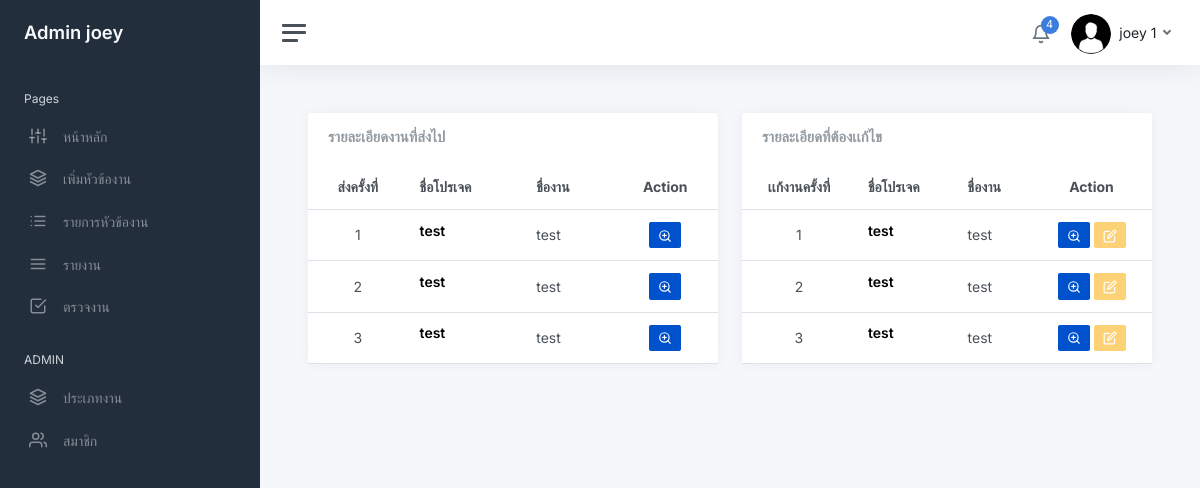
Page /details_page.php?task_id=66003&project_id=66001 (signed in) on the committed database.
### tables this page shows
CREATE TABLE `user` (
  `user_id` int(11) NOT NULL,
  `firstname` varchar(200) NOT NULL,
  `lastname` varchar(200) NOT NULL,
  `email` varchar(200) NOT NULL,
  `password` varchar(255) NOT NULL,
  `role_id` int(30) NOT NULL,
  `avatar` varchar(255) NOT NULL,
  `date_created` timestamp NOT NULL DEFAULT current_timestamp() ON UPDATE current_timestamp()
);

CREATE TABLE `details` (
  `details_id` int(11) NOT NULL,
  `project_id` int(11) NOT NULL,
  `task_id` int(11) NOT NULL,
  `comment` varchar(255) NOT NULL,
  `date_detalis` datetime DEFAULT NULL,
  `state_details` char(1) NOT NULL,
  `progress_details` float NOT NULL,
  `usersenddetails` int(30) NOT NULL,
  `send_status` int(1) NOT NULL
);

CREATE TABLE `project` (
  `project_id` int(30) NOT NULL,
  `name_project` varchar(255) NOT NULL,
  `description` text NOT NULL,
  `status_1` tinyint(2) NOT NULL,
  `create_project` timestamp NOT NULL DEFAULT current_timestamp() ON UPDATE current_timestamp(),
  `start_date` datetime NOT NULL,
  `end_date` datetime NOT NULL,
  `manager_id` int(30) NOT NULL,
  `status_2` int(30) NOT NULL,
  `id_jobtype` int(30) NOT NULL,
  `progress_project` float NOT NULL
);

CREATE TABLE `task_list` (
  `task_id` int(30) NOT NULL,
  `name_tasklist` varchar(255) NOT NULL,
  `description_task` varchar(200) NOT NULL,
  `status_task` tinyint(2) NOT NULL,
  `strat_date_task` datetime NOT NULL,
  `end_date_task` datetime NOT NULL,
  `project_id` int(30) NOT NULL,
  `user_id` int(30) NOT NULL,
  `progress_task` float NOT NULL
);

### details_page.php (the view, shortened to what this page needs)
<?php
    require_once 'connect.php';
    $task_id = $_GET['task_id'];
    $project_id = $_GET['project_id'];
    $proandtasksql = $db->query("SELECT * FROM project NATURAL JOIN  task_list where project_id = $project_id");
    $sqlrow = $proandtasksql->fetch(PDO::FETCH_ASSOC);
?>
<!DOCTYPE html>
<html lang="en">
<?php include "head.php"?>
<body>
<link rel="stylesheet" type="text/css" href="https://cdn.datatables.net/1.13.2/css/dataTables.bootstrap5.min.css"
<?php include "sidebar.php"?>
<form action="proc.php" method="post" class="form-horizontal" enctype="multipart/form-data">
    <main class="content">
            <div class="row">
                <div class="col-12 col-lg-6">
                    <div class="card flex-fill">
                        <div class="card-header">
                            <h5 class="card-title mb-0">รายละเอียดงานที่ส่งไป</h5>
                        </div>
                            <table class="table table-hover my-0" >
                                <thead>
                                    <tr>
                                        <th class="text-center">ส่งครั้งที่</th>
                                        <th class="text-left">ชื่อโปรเจค</th>
                                        <th class="text-left">ชื่องาน</th>
                                        <th class="text-center">Action</th>
                                    </tr>
                                </thead>
                                <tbody>
                                   <?php
                                   $i = 1 ;
                                    $send_status = "1";
                                    $sqldetailsuser = $db->prepare('SELECT * FROM details  NATURAL JOIN task_list  NATURAL JOIN project where task_id = :task_id AND send_status = :send_status');
                                    $sqldetailsuser->bindParam(":task_id", $task_id);
                                    $sqldetailsuser->bindParam(":send_status", $send_status);
                                    $sqldetailsuser->execute();
                                    while ($sqldetailsuser2 = $sqldetailsuser->fetch(PDO::FETCH_ASSOC)) {
                                   ?>
                                   <tr>
                                    <td class="text-center">
                                        <?php echo $i++ ?>
                                    </td>
                                    <td>
                                        <h5><b><?php echo $sqldetailsuser2['name_project']  ?></h5></b>
                                    </td>
                                    <td >
                                        <?php echo $sqldetailsuser2['name_tasklist'] ; ?>
                                    </td>
                                    <td class = "text-center">
                                    <a type="button" name="view" value="view" class="btn btn-bitbucket btn-sm view_data" id="<?php echo $sqldetailsuser2['details_id'] ?>" data-send="<?php echo $sqldetailsuser2['usersenddetails'] ?>" data-status="<?php echo $sqldetailsuser2['send_status'] ?>"><i data-feather="zoom-in"></i></a>
                                    </td>
                                </tbody>
                                <?php } ?>
                            </table>
                        </div>
                    </div>
                     <div class="col-12 col-lg-6">
                        <div class="card flex-fill">
                            <div class="card-header">
                                <h5 class="card-title mb-0">รายละเอียดที่ต้องเเก้ไข</h5>
                            </div>
                                <table class="table table-hover my-0" >
                                    <thead>
                                        <tr>
                                        <th class="text-center">เเก้งานครั้งที่</th>
                                        <th class="text-left">ชื่อโปรเจค</th>
                                        <th class="text-left">ชื่องาน</th>
                                        <th class="text-center">Action</th>
                                        </tr>
                                    </thead>
                                    <?php
                                    $manager_id = $sqlrow['manager_id'];
                                    $i = 1 ;
                                    $send_status = "2";
                                    $sqldetailsidmax = $db->prepare('SELECT MAX(details_id) AS maxdetails_id FROM details  WHERE task_id = :task_id AND send_status = :send_status');
                                    $sqldetailsidmax->bindParam(":task_id", $task_id);
                                    $sqldetailsidmax->bindParam(":send_status", $send_status);
                                    $sqldetailsidmax->execute();
                                    $sqldetailsidmaxrow = $sqldetailsidmax->fetch(PDO::FETCH_ASSOC);
                                    $maxdetails_id=$sqldetailsidmaxrow['maxdetails_id'];
                                    $sqldetailsmanager = $db->prepare('SELECT * FROM details NATURAL JOIN task_list NATURAL JOIN project WHERE task_id = :task_id AND send_status = :send_status');
                                    $sqldetailsmanager->bindParam(":task_id", $task_id);
                                    $sqldetailsmanager->bindParam(":send_status", $send_status);
                                    $sqldetailsmanager->execute();
                                    while ($sqldetailsmanager2 = $sqldetailsmanager->fetch(PDO::FETCH_ASSOC)) {
                                        $details_id=$sqldetailsmanager2['details_id'];
                                    ?>
                                   <tr>
                                    <td class="text-center">
                                        <?php echo $i++; ?>
                                    </td>
                                    <td>
                                        <h5><b><?php echo $sqldetailsmanager2['name_project']  ?></h5></b>
                                    </td>
                                    <td  >
                                        <?php echo $sqldetailsmanager2['name_tasklist'] ; ?>
                                    </td>
                                    <td class = "text-center">
                                    <button type="button" class="btn btn-bitbucket btn-sm view_data" id="<?php echo $sqldetailsmanager2['details_id'] ?>" data-send="<?php echo $sqldetailsmanager2['usersenddetails'] ?>" data-status="<?php echo $sqldetailsmanager2['send_status'] ?>"><i data-feather="zoom-in"></i></button>
                                     <?php
                                   if($manager_id  == $user_id || $level <= 2 AND $maxdetails_id == $details_id AND $sqlrow['status_1'] != 4 ){?>
                                    <a class=" btn btn-warning btn-sm " href="editdetails.php?details_id=<?php echo $sqldetailsmanager2['details_id'] ?>&task_id=<?php echo $task_id ?>&project_id=<?php echo  $project_id ?>"><i data-feather="edit"></i></a>
                                        <?php }else{
                                    echo '<a class=" btn btn-warning btn-sm disabled" href="editdetails.php?details_id='.$sqldetailsmanager2['details_id'].'&task_id='.$task_id.'&project_id='.$project_id.'"><i data-feather="edit"></i></a>';
                                        } ?>
                                    </td>
                                <?php } ?>
                            </table>
                        </div>
                    </div>
                </div>
        </main>
    </form>
    </body>
</html>

### sidebar.php (shortened to what this page needs)
<?php include "head.php"?>
<?php
            if (isset($_SESSION['user_login'])) {
                $user_id = $_SESSION['user_login'];
			 	$sql = "SELECT * FROM user AS u  natural JOIN position  WHERE u.user_id = $user_id ";
				$stmt = $db->prepare($sql);
                $stmt->execute();
                $row = $stmt->fetch(PDO::FETCH_ASSOC);
				$imageURL = 'img/avatars/'.$row['avatar'];
            }
			$level = $row['level'];
?>
<div class="wrapper">
		<nav id="sidebar" class="sidebar js-sidebar">
			<div class="sidebar-content js-simplebar">
				<a class="sidebar-brand" href="index.php">
				<?php if($level ==  1): ?>
				<span class="align-middle">Admin <?php echo $row['firstname'] ?></span>
				<?php else: ?>
					<span class="align-middle">user <?php echo $row['firstname'] ?></span>
					<?php endif; ?>
				</a>
				<ul class="sidebar-nav">
					<li class="sidebar-header">
						Pages
					</li>
					<li class="sidebar-item">
						<a class="sidebar-link" href="index.php">
              <i class="align-middle" data-feather="sliders"></i> <span class="align-middle">หน้าหลัก</span>
            </a>
					</li>
					<?php if($level != 5 ): ?>
					<li class="sidebar-item">
						<a data-bs-target="#maps" data-bs-toggle="collapse" class="sidebar-link collapsed" aria-expanded="false">
							<i class="align-middle" data-feather="layers"></i>
							 <span class="align-middle">
								เพิ่มหัวข้องาน
							</span>
						</a>
					</li>
					<?php endif; ?>
					<li class="sidebar-item">
						<a data-bs-target="#project_list" data-bs-toggle="collapse" class="sidebar-link collapsed" aria-expanded="false">
							<i class="align-middle" data-feather="list"></i>
							 <span class="align-middle">
							 รายการหัวข้องาน
							</span>
						</a>
					</li>
					 <li class="sidebar-item">
						<a class="sidebar-link" href="report.php">
              <i class="align-middle" data-feather="menu"></i> <span class="align-middle">รายงาน</span>
            </a>
					</li>
					<?php if($level != 5): ?>
					<li class="sidebar-item">
						<a class="sidebar-link" href="checktask_list.php">
              <i class="align-middle" data-feather="check-square"></i> <span class="align-middle">ตรวจงาน</span>
            </a>
			<?php endif; ?>
					</li>
					<?php if($level == 1 ): ?>
					<li class="sidebar-header">
						ADMIN
					</li>
					<?php elseif($level == 2): ?>
					<li class="sidebar-header">
						USER
					</li>
					<?php endif; ?>
					<?php if($level <=2): ?>
					<li class="sidebar-item">
						<a data-bs-target="#่jobtype" data-bs-toggle="collapse" class="sidebar-link collapsed" aria-expanded="false">
							<i class="align-middle" data-feather="layers"></i>
							 <span class="align-middle">
								ประเภทงาน
							</span>
						</a>
					</li>
					<li class="sidebar-item">
						<a data-bs-target="#user" data-bs-toggle="collapse" class="sidebar-link collapsed" aria-expanded="false">
							<i class="align-middle" data-feather="users"></i>
							 <span class="align-middle">
								สมาชิก
							</span>
						</a>
					</li>
					<?php endif; ?>
				</ul>
			</div>
		</nav>
		<div class="main">
			<nav class="navbar navbar-expand navbar-light navbar-bg">
				<a class="sidebar-toggle js-sidebar-toggle">
          <i class="hamburger align-self-center"></i>
        </a>
				<div class="navbar-collapse collapse">
					<ul class="navbar-nav navbar-align">
						<li class="nav-item dropdown">
							<a class="nav-icon dropdown-toggle" href="#" id="alertsDropdown" data-bs-toggle="dropdown">
								<div class="position-relative">
									<i class="align-middle" data-feather="bell"></i>
									<span class="indicator">4</span>
								</div>
							</a>
						</li>
						<li class="nav-item dropdown">
							<a class="nav-link dropdown-toggle d-none d-sm-inline-block" href="#" data-bs-toggle="dropdown">
                	<img src="<?php echo $imageURL ?>" class="avatar rounded-circle rounded me-1" alt="" > <span class="text-dark"> <?php echo $row['firstname'] . ' ' . $row['lastname'] ?></span>
              </a>
						</li>
					</ul>
				</div>
			</nav>

### css/multi_select.css (style rules this page uses)
body { font-family: 'Courier New', Courier, monospace; font-size: 14px; }

### rows in the picture
user: firstname "joey", avatar (picture), lastname "1"
details: project.name_project "test", task.name_tasklist "test"
details: project.name_project "test", task.name_tasklist "test"
details: project.name_project "test", task.name_tasklist "test"
details: project.name_project "test", task.name_tasklist "test"
details: project.name_project "test", task.name_tasklist "test"
details: project.name_project "test", task.name_tasklist "test"
